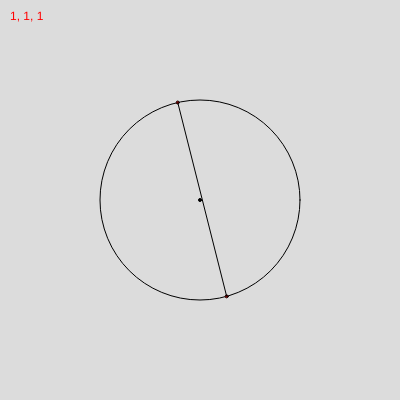
Frame 1 (no input)
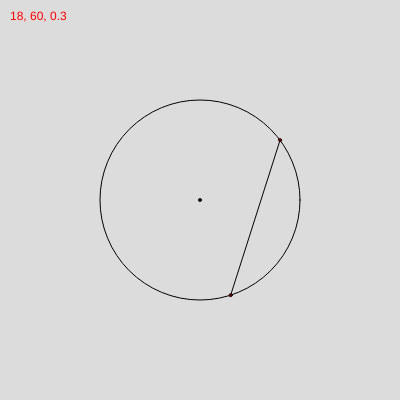
Frame 60 (no input)
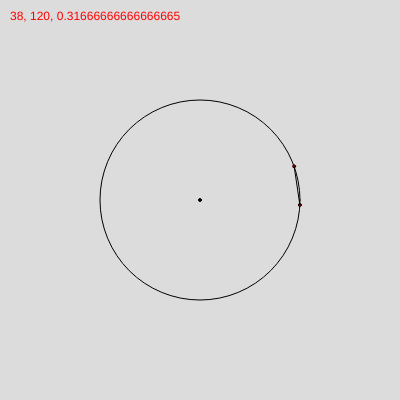
Frame 120 (the mouse pressed at the canvas centre since frame 60)

The p5.js sketch that drew these frames (run headless with seeded random() and noise() and a simulated clock; from frame 60 on, the mouse is pressed at the canvas centre):

// p5.js sketch
// ── sketch.js
const size = 200;
const radius = size / 2;
const halfR = radius / 2;
let nLines = 0;
let nLongLines = 0;

function setup() {
  createCanvas(400, 400);
}

function draw() {
  background(220);
  fill(0);
  const xc = width>>1;
  const yc = height>>1;
  ellipse(xc, yc, 3);

  noFill();
  ellipse(xc, yc, size);
  const [p1,p2] = genTwoRandomPoints(xc,yc,radius);
  nLines ++;
  const d = dPoint2Line({x:xc, y:yc}, p1, p2);
  if (d <= halfR) {
    nLongLines++;
  }

  fill("#f00");
  ellipse(p1.x, p1.y,3);
  ellipse(p2.x, p2.y,3);
  line(p1.x,p1.y,p2.x,p2.y);

  text(`${nLongLines}, ${nLines}, ${nLongLines/nLines}`, 10, 20)
}

function genTwoRandomPoints(xc,yc,r) {
  const angle1 = random(2*PI);
  const angle2 = random(2*PI);
  const p1x = xc + r*cos(angle1);  
  const p1y = yc + r*sin(angle1);
  const p2x = xc + r*cos(angle2);  
  const p2y = yc + r*sin(angle2);
  return [{x:p1x, y:p1y}, {x:p2x, y:p2y}];
}

function dPoint2Line(p1, p2, p3){
  let area = Math.abs(0.5 * (p2.x * p3.y + p3.x * p1.y + p1.x * p2.y - p3.x * p2.y - p1.x * p3.y - p2.x * p1.y))    
  let bottom = sqrt((p2.x-p3.x)**2 + (p2.y-p3.y)**2);
  let height = area / bottom * 2.0;

  return height;
}
